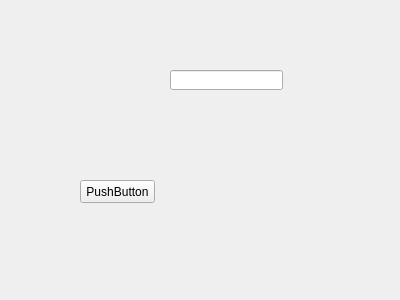
<?xml version="1.0" encoding="UTF-8"?>
<ui version="4.0">
 <class>Form</class>
 <widget class="QWidget" name="Form">
  <property name="geometry">
   <rect>
    <x>0</x>
    <y>0</y>
    <width>400</width>
    <height>300</height>
   </rect>
  </property>
  <property name="windowTitle">
   <string>Form</string>
  </property>
  <widget class="QLineEdit" name="lineEdit">
   <property name="geometry">
    <rect>
     <x>170</x>
     <y>70</y>
     <width>113</width>
     <height>20</height>
    </rect>
   </property>
  </widget>
  <widget class="QPushButton" name="pushButton">
   <property name="geometry">
    <rect>
     <x>80</x>
     <y>180</y>
     <width>75</width>
     <height>23</height>
    </rect>
   </property>
   <property name="text">
    <string>PushButton</string>
   </property>
  </widget>
 </widget>
 <resources/>
 <connections/>
</ui>
